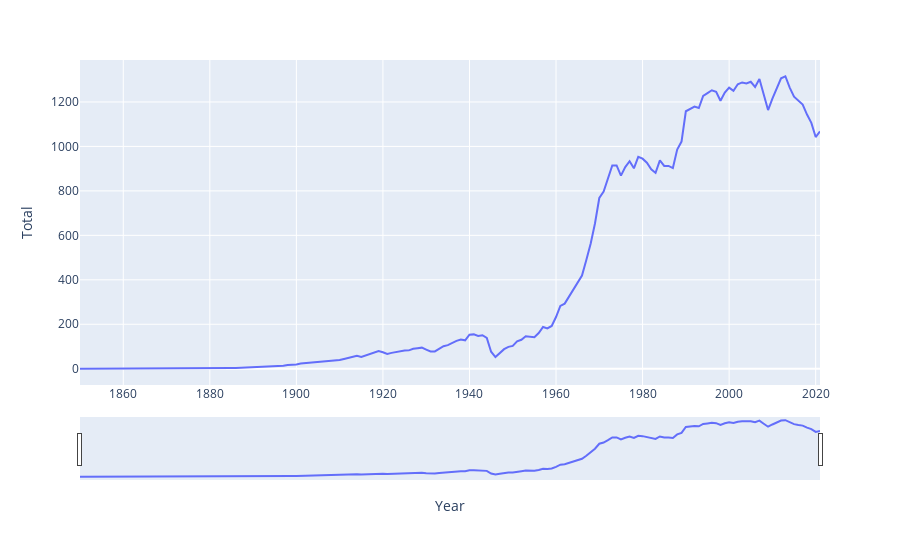

The code cell stored with this chart in its notebook:
### Code cell
#  plot to see total emission versus year for 'Germany'
fig_ger = px.line(df, x=df.index, y="Total")
fig_ger.update_xaxes(rangeslider_visible=True)
fig_ger.show()

### Figure 1 — Plotly figure (JSON) as saved in the notebook; plotly's stock layout.template omitted (floating-point values rounded to 4 significant figures; data arrays with more than 128 entries replaced by an {"elided": "..."} marker saying what was removed)
{"data": [{"hovertemplate": "Year=%{x}<br>Total=%{y}<extra></extra>", "legendgroup": "", "line": {"color": "#636efa", "dash": "solid"}, "marker": {"symbol": "circle"}, "mode": "lines", "name": "", "orientation": "v", "showlegend": false, "type": "scatter", "x": {"elided": "172 int values"}, "xaxis": "x", "y": {"elided": "172 float values"}, "yaxis": "y"}], "layout": {"legend": {"tracegroupgap": 0}, "margin": {"t": 60}, "xaxis": {"anchor": "y", "domain": [0, 1], "rangeslider": {"visible": true}, "title": {"text": "Year"}}, "yaxis": {"anchor": "x", "domain": [0, 1], "title": {"text": "Total"}}}}
